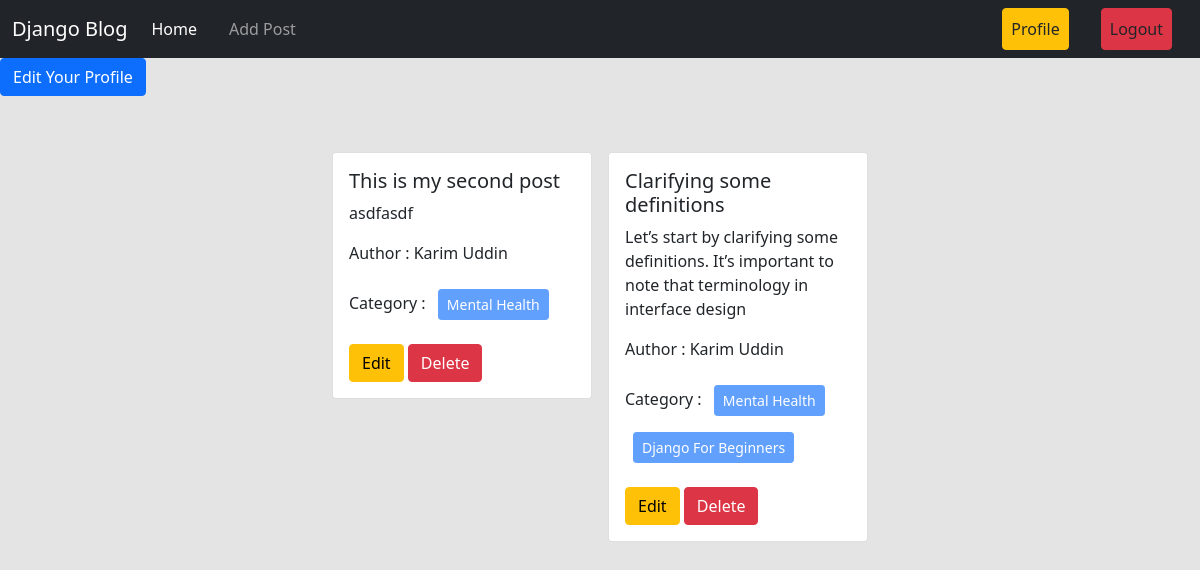
The app's page /author/profile/ (signed in) with its own data.
### posts/models.py (models this page shows, shortened)
class Post(models.Model): ###
    title = models.CharField(max_length=50) ###
    content = models.TextField() ###
    category = models.ManyToManyField(Category) ### ekta post multiple categorir moddhe thakte pare abar ekta categorir moddhe multiple post thakte pare
    author = models.ForeignKey(User, on_delete=models.CASCADE) ###

### categories/models.py (models this page shows, shortened)
class Category(models.Model): ###
    name = models.CharField(max_length=100) ###
    slug = models.SlugField(max_length=100,unique=True, null=True, blank=True) ###

### author/views.py (the view)
# urls.py: path('profile/', views.profile, name='profile'),###
@login_required ### decorator use kora hoi ; jate log in chara excess korte kew na pare
def profile(request): ###
    data = Post.objects.filter(author = request.user)  ###
    return render(request, 'profile.html', {'data' : data}) ###

### author/templates/profile.html
{% extends 'base.html' %}
{% load crispy_forms_tags %}
{% block content %}
<div>
  <a class="btn btn-primary" href="{% url 'edit_profile' %}">
    Edit Your Profile</a
  >
</div>
<div class="d-flex flex-wrap justify-content-center px-5 pt-5">
  {% for post in data %}
  <div class="col-sm-3">
    <div class="card m-2">
      <div class="card-body">
        <h5 class="card-title">{{post.title}}</h5>
        <p class="card-text">{{post.content}}</p>
        <p>Author : {{post.author.first_name}} {{post.author.last_name}}</p>
        <p>
          Category : {% for cat in post.category.all %}
          <button class="btn btn-primary btn-sm m-2" disabled>
            {{cat.name}}
          </button>
          {% endfor %}
        </p>
        <a href="{% url 'edit_post' post.id %}" class="btn btn-warning">Edit</a>
        <a href="{% url 'delete_post' post.id %}" class="btn btn-danger"
          >Delete</a
        >
      </div>
    </div>
  </div>
  {% endfor %}
</div>
{% endblock %}

### records on screen
Post: title "This is my second post", content "asdfasdf", author.first_name "Karim", author.last_name "Uddin"
Category: name "Mental Health"
Post: title "Clarifying some definitions", content "Let’s start by clarifying some definitions. It’s important to note that terminology in interface design", author.first_name "Karim", author.last_name "Uddin"
Category: name "Django For Beginners"
